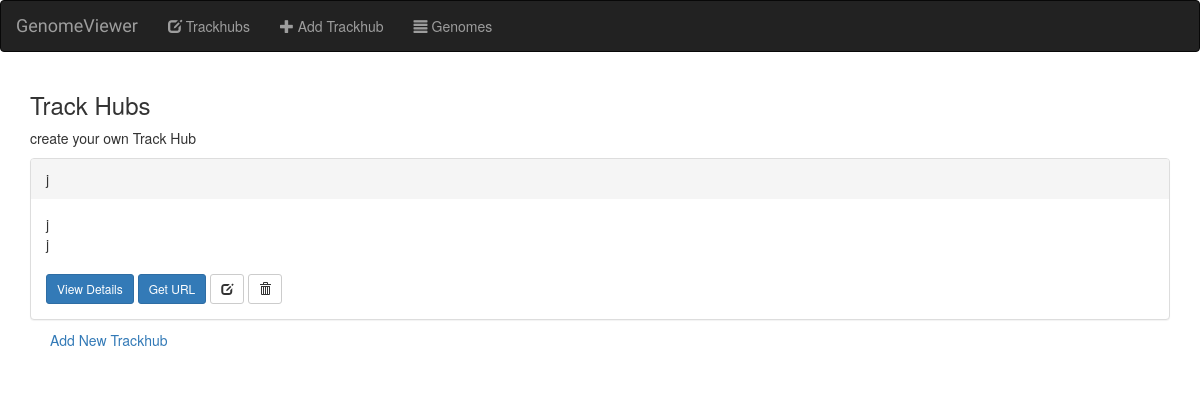
The app's page /trackhubs/, older data.
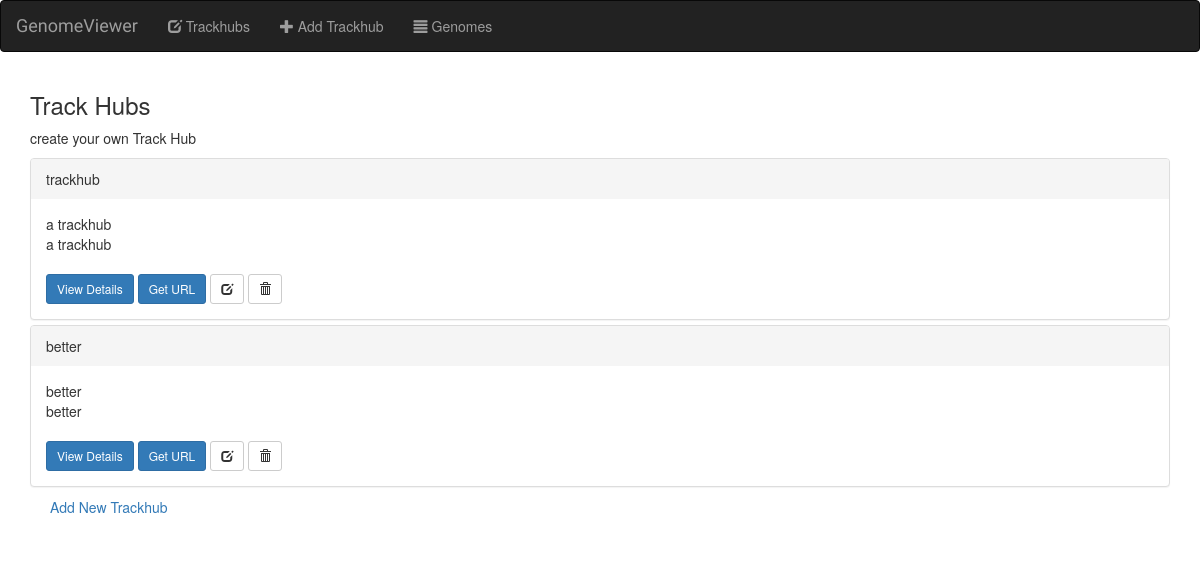
The same page, newer data.
### trackhubs/models.py (models this page shows, shortened)
class TrackHub(models.Model):
    Genome = models.ForeignKey(Genome, on_delete=models.CASCADE)
    hub_name = models.CharField(max_length=500)
    short_label = models.CharField(max_length=500)
    long_label = models.CharField(max_length=1000)
    email = models.CharField(max_length=500)

### trackhubs/views.py (the view)
def index(request):
    trackhubs = TrackHub.objects.all()
    return render(request, 'trackhubs/index.html', {'trackhubs': trackhubs})

### trackhubs/templates/trackhubs/index.html (shortened to what this page needs)
{% extends 'trackhubs/base.html' %}
{% block body %}
<div class="container">
  <h3>Track Hubs </h3>
  <p>   create your own Track Hub </p>
  <div class="panel-group">
      {% for t in trackhubs %}
    <div class="panel panel-default">
      <div class="panel-heading">{{ t.hub_name }}</div>
      <div class="panel-body">
          {{ t.short_label }}<br>
          {{ t.long_label }}<br><br>
                            <a href="{% url 'trackhubs:detail' t.id %}" class="btn btn-primary btn-sm" role="button">View Details</a>
                            <a href="" class="btn btn-primary btn-sm" role="button">Get URL</a>
                            <form action="" method="post" style="display: inline;">
                                    <button type="submit" class="btn btn-default btn-sm">
                                        <span class="glyphicon glyphicon-edit"></span>
                                     </button>
                            </form>
                            <form action="{%  url 'trackhubs:delete_trackhub' t.id %}" method="post" style="display: inline;">
                                     <button type="submit" class="btn btn-default btn-sm">
                                        <span class="glyphicon glyphicon-trash"></span>
                                     </button>
                            </form>
      </div>
    </div>
       {% endfor %}
      <ul class="nav nav-pills" style="margin-left: 5px;">
                <li role="presentation"><a href="{% url 'trackhubs:create_trackhub' %}">Add New Trackhub</a></li>
   </ul>
  </div>
</div>
{% endblock %}

### trackhubs/templates/trackhubs/base.html (shortened to what this page needs)
<!DOCTYPE html>
<html lang="en">
<head>
    {% load staticfiles %}
    <link rel="stylesheet" href="https://maxcdn.bootstrapcdn.com/bootstrap/3.3.6/css/bootstrap.min.css"/>
    <link rel="stylesheet" type="text/css" href="{% static 'genomebrowser/style.css' %}"/>
</head>
<body>
<nav class="navbar navbar-inverse">
    <div class="container-fluid">
       <div class="navbar-header">
           <a class="navbar-brand" href="{% url 'trackhubs:index' %}" >GenomeViewer</a>
       </div>
        <div class="collapse navbar-collapse" id="#topNavBar">
            <ul class="nav navbar-nav">
                <li class="">
                    <a href="{% url 'trackhubs:index' %}">
                        <span class="glyphicon glyphicon-edit" aria-hidden="true"></span>&nbsp;Trackhubs
                    </a>
                </li>
                <li class="">
                    <a href="{% url 'trackhubs:create_trackhub' %}">
                        <span class="glyphicon glyphicon-plus" aria-hidden="true"></span>&nbsp;Add Trackhub
                    </a>
                </li>
                  <li class="">
                      <a href="{% url 'genomebrowser:index'%}">
                      <span class="glyphicon glyphicon-align-justify" aria-hidden="true"></span>&nbsp;Genomes
                  </a>
            </ul>
        </div>
    </div>
    </nav>
    {% block body %}
    {% endblock %}
</body>
</html>

### genomebrowser/static/genomebrowser/style.css (style rules this page uses)
body { background-image: white ; }
.navbar { border-radius: 1; }
.navbar-brand { font-family: 'Marvel', sans-serif; }

Row changes from the older to the newer data that the page shows:
removed TrackHub: hub_name "j", short_label "j", long_label "j"
added TrackHub: hub_name "trackhub", short_label "a trackhub", long_label "a trackhub"
added TrackHub: hub_name "better", short_label "better", long_label "better"
